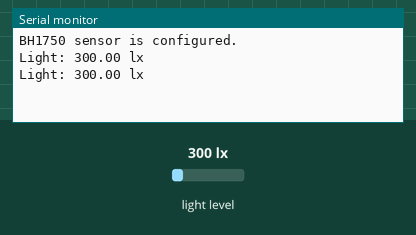
This sketch was run on a simulated Arduino Uno, built with avr-gcc and run on an emulated ATmega328P. Parts: the last lines printed to the serial monitor. The test bench sets the inputs (shaded band); at power-on: light level 300 lx.

Above: at 1.8 s.
1.9 s: light level set to 40 lx
At 2.8 s:
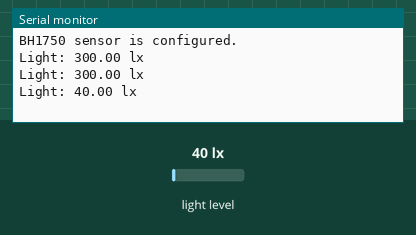
3.4 s: light level set to 500 lx
At 4.8 s:
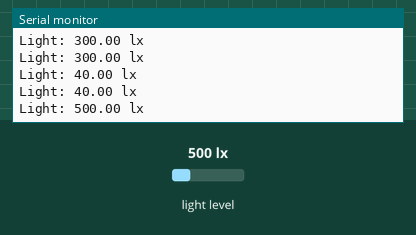
Timing chart, 0 to 6.4 s (numbered marks = the images above; inputs shaded):
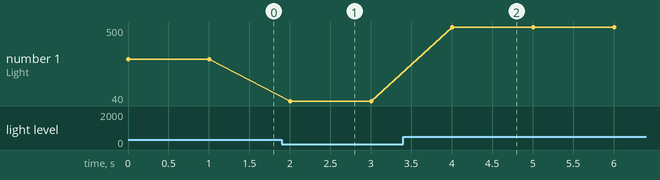

The sketch:

BH1750.ino
```cpp
#include <BH1750.h>
#include <Wire.h>


const char* WIFI_SSID = "Bbox-32BE8614";
const char* WIFI_PASSWORD = "PcPQPfmPXTqVShDF6F";

String FIREBASE_HOST = "https://autonhome-af7ba-default-rtdb.europe-west1.firebasedatabase.app/";
String FIREBASE_AUTH = "idCrjvKYAhGFV56Yfnx8FbGtEzBDOzDGuvA40v7L";
String UserId = "8";

BH1750 lightMeter(0x23);

void setup() {
  Serial.begin(115200);

  // Initialize the I2C bus (BH1750 library doesn't do this automatically)
  Wire.begin();

  // Configure the BH1750 sensor
  if (lightMeter.begin(BH1750::CONTINUOUS_HIGH_RES_MODE)) {
    Serial.println(F("BH1750 sensor is configured."));
  } else {
    Serial.println(F("Error: BH1750 sensor not configured!"));
  }
}

void loop() {
  float lux = lightMeter.readLightLevel();
  Serial.println("");
  Serial.print("Light: ");
  Serial.print(lux);
  Serial.println(" lx");
  delay(1000);
}
```

Measured:
- after the input at 1.9 s, the serial monitor: prints a new line after 0.10 s (image 1)
- after the input at 3.4 s, the serial monitor: prints a new line after 0.61 s (image 2)
- plotted number 1: 300 → 40 after the input at 1.9 s, 40 → 500 after the input at 3.4 s
